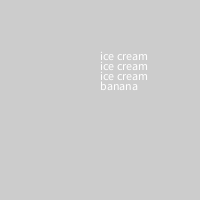
Frame 1 (no input)
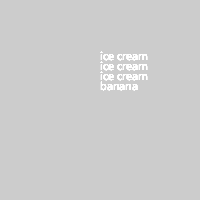
Frame 60 (the mouse pressed at the canvas centre just before this capture)
Frame 120 (the mouse held since frame 60 and released just before this capture): identical to frame 60, image omitted

The Processing sketch that drew these frames (run headless with seeded random() and noise(); from frame 60 on, the mouse is pressed at the canvas centre):

// Processing sketch: banana_split
// ── banana_split.pde
void setup(){
  size (200,200);
   
  
  
  
  
  
  
}
void draw(){ 
  int x = 50; 
  for (int i = 0; i < 3; i++) {
    x = x + 10;
 text("ice cream", 100, x);
 

}
  text("banana",100,90);
  
  
  
  
  
  
}
